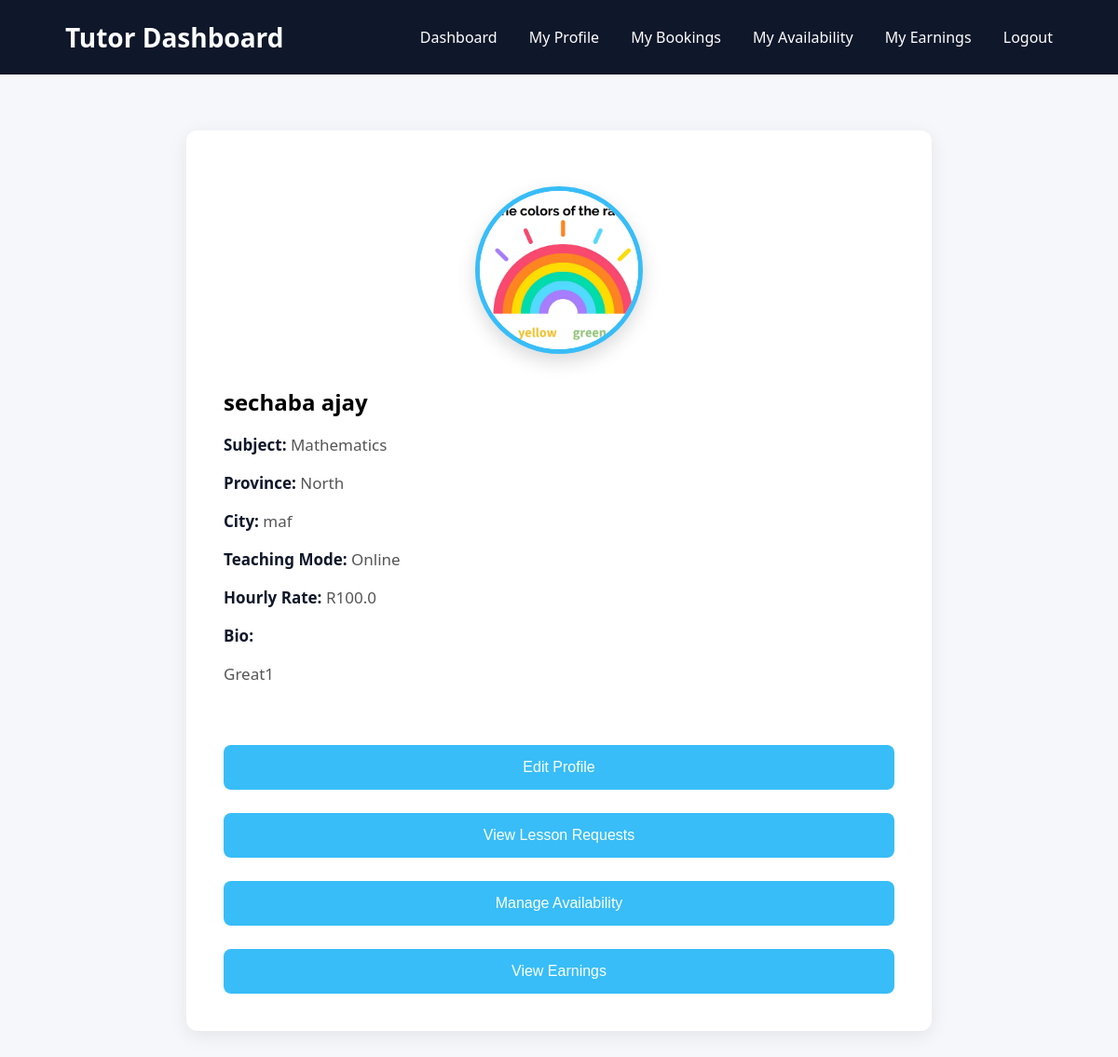
Screenshot of /tutor-dashboard (signed in) with the database file from the repository.
### tables this page shows
CREATE TABLE tutors(

        id INTEGER PRIMARY KEY AUTOINCREMENT,

        application_id INTEGER,

        full_name TEXT,
        email TEXT UNIQUE,
        password TEXT,

        phone TEXT,

        province TEXT,
        city TEXT,

        subject TEXT,
        teaching_mode TEXT,

        qualification TEXT,
        experience INTEGER,

        bio TEXT,

        hourly_rate REAL,

        profile_photo TEXT,

        verified INTEGER DEFAULT 0,

        profile_completed INTEGER DEFAULT 0,

        available INTEGER DEFAULT 1,

        rating REAL DEFAULT 0,

        total_reviews INTEGER DEFAULT 0,

        created_at TIMESTAMP DEFAULT CURRENT_TIMESTAMP,

        FOREIGN KEY(application_id)
        REFERENCES tutor_applications(id)

    );

### app.py (the view)
@app.route("/tutor-dashboard")
def tutor_dashboard():
    if not session.get("tutor"):
        return redirect("/tutor-login")
    conn = get_connection()
    tutor = conn.execute("""

    SELECT *

    FROM tutors

    WHERE id=?

    """,(session["tutor"],)).fetchone()
    conn.close()
    return render_template(
        "tutor_dashboard.html",
        tutor=tutor
    )

### database.py (called while the page is built)
def get_connection():
    os.makedirs("instance", exist_ok=True)
    connection = sqlite3.connect(DATABASE)
    connection.row_factory = sqlite3.Row
    return connection

### templates/tutor_dashboard.html (shortened to what this page needs)
<!DOCTYPE html>
<html>
<head>
    <link rel="stylesheet" href="{{ url_for('static', filename='css/style.css') }}">
</head>
<body>
<nav>
    <div class="logo">
        Tutor Dashboard
    </div>
    <div class="menu">
        <a href="/tutor-dashboard">Dashboard</a>
        <a href="/tutor-profile">My Profile</a>
        <a href="/tutor-bookings">My Bookings</a>
        <a href="/tutor-availability">My Availability</a>
        <a href="/tutor-earnings">My Earnings</a>
        <a href="/tutor-logout">Logout</a>
    </div>
</nav>
<div class="application">
    <img
    src="{{ url_for('uploaded_file', folder='photos', filename=tutor.profile_photo) }}"
    class="tutorPhoto">
    <h2>{{ tutor.full_name }}</h2>
    <p><strong>Subject:</strong> {{ tutor.subject }}</p>
    <p><strong>Province:</strong> {{ tutor.province }}</p>
    <p><strong>City:</strong> {{ tutor.city }}</p>
    <p><strong>Teaching Mode:</strong> {{ tutor.teaching_mode }}</p>
    <p><strong>Hourly Rate:</strong> R{{ tutor.hourly_rate }}</p>
    <p><strong>Bio:</strong></p>
    <p>{{ tutor.bio }}</p>
    <br>
    <a href="/tutor-profile">
        <button>Edit Profile</button>
    </a>
    <a href="/tutor-bookings">
        <button>View Lesson Requests</button>
    </a>
    <a href="/tutor-availability">
        <button>Manage Availability</button>
    </a>
    <a href="/tutor-earnings">
        <button>View Earnings</button>
    </a>
</div>
</body>
</html>

### static/css/style.css (style rules this page uses)
* { margin:0; padding:0; box-sizing:border-box; }
body { font-family:'Segoe UI',sans-serif; background:#f5f7fb; }
nav { height:80px; display:flex; justify-content:space-between; align-items:center; padding:0 70px; background:#0f172a; }
.logo { color:white; font-size:28px; font-weight:bold; }
.menu a { color:white; text-decoration:none; margin-left:30px; transition:.3s; }
button { padding:15px 35px; border:none; border-radius:8px; background:#38bdf8; color:white; font-size:16px; cursor:pointer; margin-right:15px; }
.application { max-width:800px; margin:60px auto; background:white; padding:40px; border-radius:12px; box-shadow:0 5px 20px rgba(0,0,0,.08); }
.application p { margin-bottom:30px; color:#555; }
.application button { margin-top:25px; width:100%; }
.application p { margin:18px 0; font-size:17px; }
.application strong { color:#0F172A; }
.application h2 { margin-top:35px; }
.tutorPhoto { width:180px; height:180px; object-fit:cover; border-radius:50%; display:block; margin:20px auto; border:5px solid #38bdf8; box-shadow:0 8px 20px rgba(0,0,0,.15); background:#f5f5f5; }

### rows the page displays
tutors: profile_photo (picture), full_name "sechaba ajay", subject "Mathematics", province "North", city "maf", teaching_mode "Online", hourly_rate "100.0", bio "Great1"
